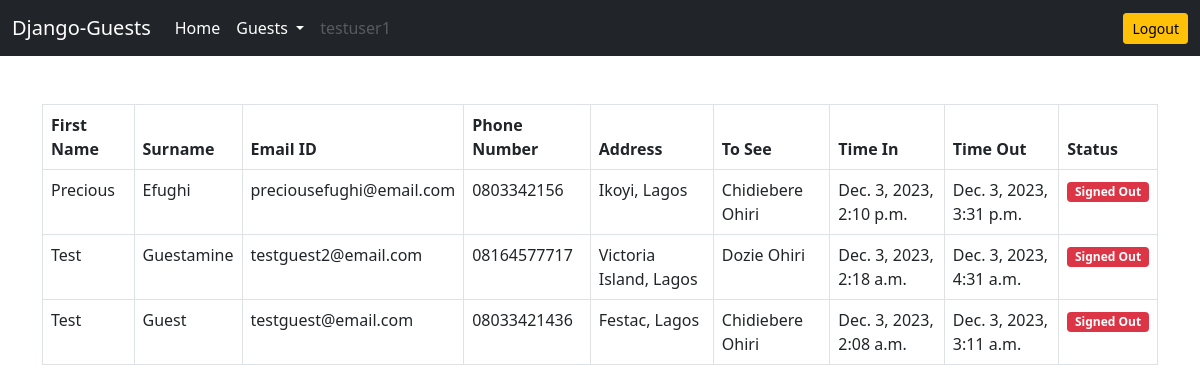
The app's page /guest/signed-out-guests/ (signed in) with its own data.
### guest/models.py (models this page shows)
class Guest(models.Model):
    author = models.ForeignKey(User, on_delete=models.CASCADE)
    first_name = models.CharField(max_length=100)
    surname = models.CharField(max_length=100)
    email_id = models.EmailField(max_length=100)
    phone_number = models.CharField(max_length=20)
    address = models.CharField(max_length=255)
    to_see = models.CharField(max_length=100)
    time_in = models.DateTimeField(auto_now_add=True)
    time_out = models.DateTimeField(null=True)
    has_signed_out = models.BooleanField(default=False)

### guest/views.py (the view)
# urls.py: path('signed-out-guests/', signed_out_guests, name='signed-out-guests'),
@login_required
def signed_out_guests(request):
    guests = Guest.objects.filter(has_signed_out=True).order_by('-time_out')
    context = {'guests':guests}
    return render(request, 'guest/signed_out_guests.html', context)

### templates/guest/signed_out_guests.html
{% extends 'base.html' %}
{% block content %}
<table class="table table-bordered">
    <thead>
        <tr>
            <th scope="col">First Name</th>
            <th scope="col">Surname</th>
            <th scope="col">Email ID</th>
            <th scope="col">Phone Number</th>
            <th scope="col">Address</th>
            <th scope="col">To See</th>
            <th scope="col">Time In</th>
            <th scope="col">Time Out</th>
            <th scope="col">Status</th>
        </tr>
    </thead>
    <tbody>
        {% for guest in guests %}
        <tr>
            <td>{{guest.first_name}}</td>
            <td>{{guest.surname}}</td>
            <td>{{guest.email_id}}</td>
            <td>{{guest.phone_number}}</td>
            <td>{{guest.address}}</td>
            <td>{{guest.to_see}}</td>
            <td>{{guest.time_in}}</td>
            {% if guest.time_out %}
            <td>{{guest.time_out}}</td>
            {% else %}
            <td><a href="{% url 'guest-sign-out' guest.pk %}" class="btn btn-outline-warning">Sign out Guest</a></td>
            {% endif %}
            {% if not guest.has_signed_out %}
            <td><span class="badge bg-success">Active</span></td>
            {% else %}
            <td><span class="badge bg-danger">Signed Out</span></td>
            {% endif %}
        </tr>
        {% endfor %}
    </tbody>
</table>
{% endblock content %}

### templates/base.html (shortened to what this page needs)
<!doctype html>
<html lang="en">
<head>
    <link href="https://cdn.jsdelivr.net/npm/bootstrap@5.0.2/dist/css/bootstrap.min.css" rel="stylesheet"
>
        <link rel="stylesheet" href="https://cdnjs.cloudflare.com/ajax/libs/font-awesome/4.7.0/css/font-awesome.min.css">
</head>
<body>
    <nav class="navbar navbar-expand-lg navbar-dark bg-dark">
        <div class="container-fluid">
            <a class="navbar-brand" href="#">Django-Guests</a>
            <div class="collapse navbar-collapse" id="navbarSupportedContent">
                <ul class="navbar-nav me-auto mb-2 mb-lg-0">
                    <li class="nav-item">
                        <a class="nav-link active" aria-current="page" href="/">Home</a>
                    </li>
                    <li class="nav-item dropdown">
                        <a class="nav-link active dropdown-toggle" href="#" id="navbarDropdown" role="button"
                            data-bs-toggle="dropdown" aria-expanded="false">
                            Guests
                        </a>
                    </li>
                    <li class="nav-item">
                        <a class="nav-link disabled" href="#" tabindex="-1"
                            aria-disabled="true">{{request.user.username}}</a>
                    </li>
                </ul>
                <a href="{% url 'logout' %}" class="btn btn-warning btn-sm">Logout</a>
            </div>
        </div>
    </nav>
    <div class="container mt-5">
        {% block content %}
        {% endblock content %}
    </div>
</body>
</html>

### records on screen
Guest: first_name "Precious", surname "Efughi", email_id "preciousefughi@email.com", phone_number "0803342156", address "Ikoyi, Lagos", to_see "Chidiebere Ohiri", time_in "Dec. 3, 2023, 2:10 p.m.", time_out "Dec. 3, 2023, 3:31 p.m.", has_signed_out "Signed Out"
Guest: first_name "Test", surname "Guestamine", email_id "testguest2@email.com", phone_number "08164577717", address "Victoria Island, Lagos", to_see "Dozie Ohiri", time_in "Dec. 3, 2023, 2:18 a.m.", time_out "Dec. 3, 2023, 4:31 a.m.", has_signed_out "Signed Out"
Guest: first_name "Test", surname "Guest", email_id "testguest@email.com", phone_number "08033421436", address "Festac, Lagos", to_see "Chidiebere Ohiri", time_in "Dec. 3, 2023, 2:08 a.m.", time_out "Dec. 3, 2023, 3:11 a.m.", has_signed_out "Signed Out"

### other values on screen
{{ request.user.username }} "testuser1"
